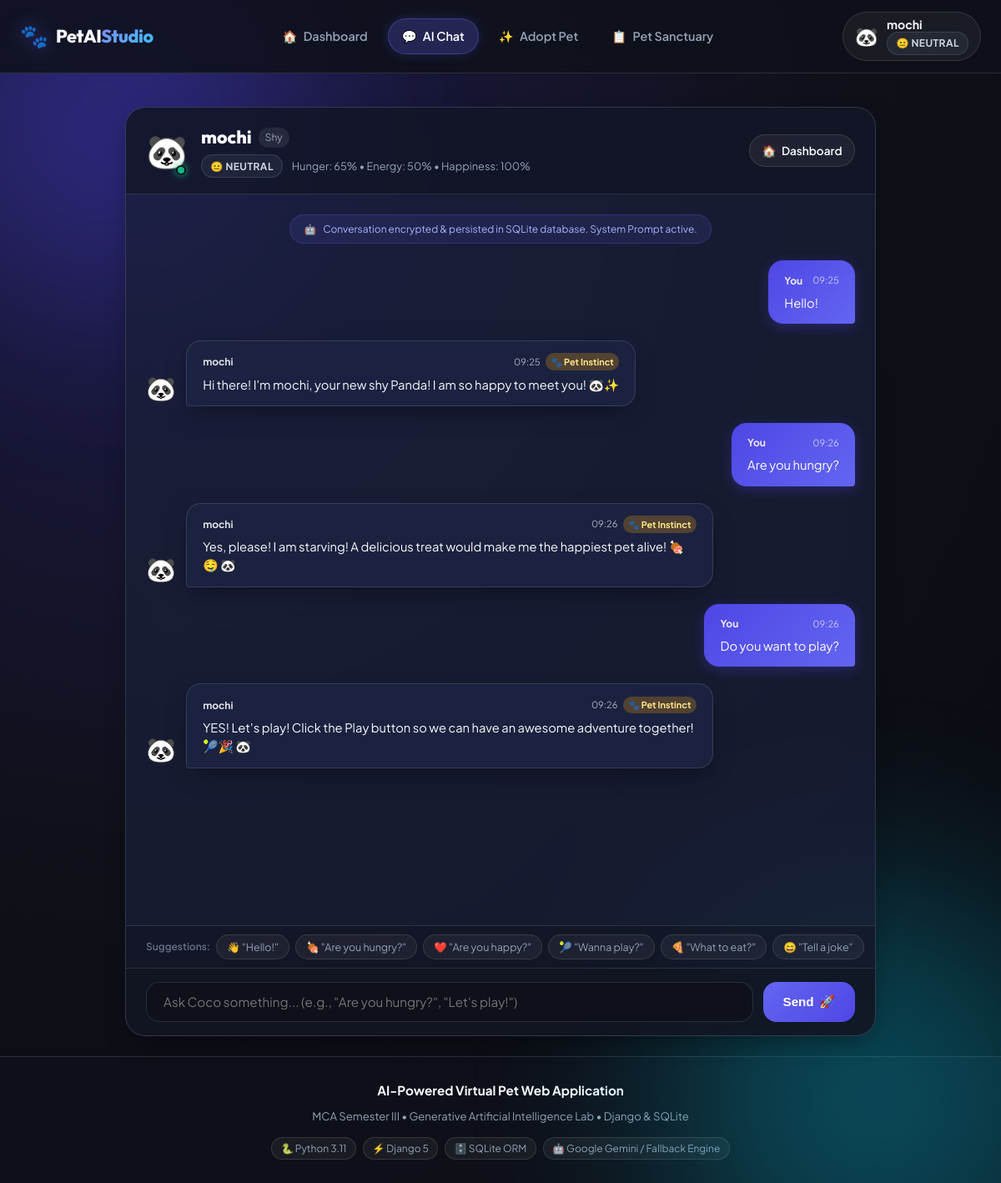
Page /chat/ on the committed database.
### pet/models.py (models this page shows, shortened)
class Pet(models.Model):
    PET_TYPE_CHOICES = [
        ('Cat', 'Cat 🐱'),
        ('Dog', 'Dog 🐶'),
        ('Rabbit', 'Rabbit 🐰'),
        ('Panda', 'Panda 🐼'),
    ]
    PERSONALITY_CHOICES = [
        ('Friendly', 'Friendly 😊'),
        ('Playful', 'Playful 🎾'),
        ('Shy', 'Shy 🙈'),
        ('Curious', 'Curious 🔍'),
    ]
    MOOD_CHOICES = [
        ('Happy', 'Happy 😊'),
        ('Excited', 'Excited 🤩'),
        ('Hungry', 'Hungry 🍖'),
        ('Sleepy', 'Sleepy 😴'),
        ('Sad', 'Sad 🥺'),
        ('Playful', 'Playful 🎾'),
        ('Neutral', 'Neutral 😐'),
    ]
    name = models.CharField(max_length=60, help_text="The pet's customizable name")
    pet_type = models.CharField(max_length=20, choices=PET_TYPE_CHOICES, default='Cat')
    personality = models.CharField(max_length=20, choices=PERSONALITY_CHOICES, default='Friendly')
    hunger = models.IntegerField(
        default=30,
        validators=[MinValueValidator(0), MaxValueValidator(100)],
        help_text="0 (Full) to 100 (Starving)"
    )
    happiness = models.IntegerField(
        default=80,
        validators=[MinValueValidator(0), MaxValueValidator(100)],
        help_text="0 (Very Unhappy) to 100 (Very Happy)"
    )
    energy = models.IntegerField(
        default=80,
        validators=[MinValueValidator(0), MaxValueValidator(100)],
        help_text="0 (Exhausted) to 100 (Fully Energetic)"
    )
    mood = models.CharField(max_length=20, choices=MOOD_CHOICES, default='Happy')
    created_at = models.DateTimeField(auto_now_add=True)
    updated_at = models.DateTimeField(auto_now=True)
    class Meta:
        ordering = ['-created_at']
        verbose_name = 'Virtual Pet'
        verbose_name_plural = 'Virtual Pets'
    @property
    def pet_emoji(self):
        emoji_map = {
            'Cat': '🐱',
            'Dog': '🐶',
            'Rabbit': '🐰',
            'Panda': '🐼',
        }
        return emoji_map.get(self.pet_type, '🐾')
    @property
    def mood_emoji(self):
        mood_map = {
            'Happy': '😊',
            'Excited': '🤩',
            'Hungry': '🤤',
            'Sleepy': '😴',
            'Sad': '🥺',
            'Playful': '🎾',
            'Neutral': '😐',
        }
        return mood_map.get(self.mood, '😊')
    @property
    def mood_badge_class(self):
        return f"badge-mood-{self.mood.lower()}"

class Interaction(models.Model):
    INTERACTION_TYPES = [
        ('FEED', 'Feeding 🍖'),
        ('PLAY', 'Playing 🎾'),
        ('CHAT', 'Chat 💬'),
        ('REST', 'Resting 💤'),
    ]
    pet = models.ForeignKey(Pet, on_delete=models.CASCADE, related_name='interactions')
    interaction_type = models.CharField(max_length=20, choices=INTERACTION_TYPES)
    user_message = models.TextField(blank=True, default='', help_text="User's input message or prompt")
    pet_response = models.TextField(help_text="Pet's response message")
    is_ai_generated = models.BooleanField(
        default=False,
        help_text="True if generated by an actual Generative AI API, False if generated by fallback rule system"
    )
    created_at = models.DateTimeField(auto_now_add=True)
    class Meta:
        ordering = ['-created_at']
        verbose_name = 'Pet Interaction'
        verbose_name_plural = 'Pet Interactions'

### pet/views.py (the view, shortened to what this page needs)
# urls.py: path('chat/', views.chat_view, name='chat'),
def chat_view(request):
    pet = get_current_pet(request)
    if not pet:
        return redirect('create_pet')
    chat_messages = pet.interactions.filter(interaction_type='CHAT').order_by('created_at')
    chat_form = ChatMessageForm()
    context = {
        'pet': pet,
        'chat_messages': chat_messages,
        'chat_form': chat_form,
    }
    return render(request, 'pet/chat.html', context)

### pet/forms.py
class ChatMessageForm(forms.Form):
    message = forms.CharField(
        max_length=500,
        widget=forms.TextInput(attrs={
            'class': 'chat-input-field',
            'placeholder': 'Ask Coco something... (e.g., "Are you hungry?", "Let\'s play!")',
            'autocomplete': 'off',
            'required': True,
            'id': 'chat-user-message-input',
        })
    )

### pet/views.py (called while the page is built)
def get_current_pet(request):
    pet_id = request.session.get('active_pet_id')
    if pet_id:
        try:
            return Pet.objects.get(id=pet_id)
        except Pet.DoesNotExist:
            pass
    pet = Pet.objects.first()
    if pet:
        request.session['active_pet_id'] = pet.id
    return pet

### pet/templates/pet/chat.html (shortened to what this page needs)
{% extends 'pet/base.html' %}
{% load static %}
{% block content %}
<div class="chat-page-container">
    <div class="chat-window-card glass-panel" id="chat-window-card">
        <div class="chat-header-bar">
            <div class="chat-header-pet-profile">
                <div class="chat-avatar-wrapper">
                    <span class="chat-avatar-emoji">{{ pet.pet_emoji }}</span>
                    <span class="online-indicator" title="Online & Attentive"></span>
                </div>
                <div class="chat-header-details">
                    <div class="name-row">
                        <h1 class="chat-pet-name">{{ pet.name }}</h1>
                        <span class="chat-personality-tag">{{ pet.personality }}</span>
                    </div>
                    <div class="chat-status-row">
                        <span class="mood-pill {{ pet.mood_badge_class }}">
                            {{ pet.mood_emoji }} {{ pet.mood }}
                        </span>
                        <span class="chat-status-text">
                            Hunger: {{ pet.hunger }}% &bull; Energy: {{ pet.energy }}% &bull; Happiness: {{ pet.happiness }}%
                        </span>
                    </div>
                </div>
            </div>
            <div class="chat-header-actions">
                <a href="{% url 'home' %}" class="btn-chat-nav" title="Back to Dashboard">
                    <span>🏠</span> Dashboard
                </a>
            </div>
        </div>
        <div class="chat-messages-viewport" id="chat-messages-container">
            <div class="chat-system-notice">
                <span class="system-icon">🤖</span>
                <span>Conversation encrypted & persisted in SQLite database. System Prompt active.</span>
            </div>
            {% for msg in chat_messages %}
                {% if msg.user_message %}
                <div class="chat-bubble-row user-row">
                    <div class="chat-bubble user-bubble">
                        <div class="bubble-header">
                            <span class="bubble-sender">You</span>
                            <span class="bubble-time">{{ msg.created_at|date:"H:i" }}</span>
                        </div>
                        <p class="bubble-text">{{ msg.user_message }}</p>
                    </div>
                </div>
                {% endif %}
                <div class="chat-bubble-row pet-row">
                    <div class="bubble-avatar-col">
                        <span class="bubble-pet-avatar">{{ pet.pet_emoji }}</span>
                    </div>
                    <div class="chat-bubble pet-bubble">
                        <div class="bubble-header">
                            <span class="bubble-sender">{{ pet.name }}</span>
                            <div class="bubble-meta-tags">
                                <span class="bubble-time">{{ msg.created_at|date:"H:i" }}</span>
                                {% if msg.is_ai_generated %}
                                    <span class="tag-ai-badge">✨ AI Generated</span>
                                {% else %}
                                    <span class="tag-fallback-badge">🐾 Pet Instinct</span>
                                {% endif %}
                            </div>
                        </div>
                        <p class="bubble-text">{{ msg.pet_response }}</p>
                    </div>
                </div>
            {% empty %}
                <div class="chat-empty-state" id="chat-empty-state">
                    <span class="empty-icon">💬</span>
                    <h3>Start a Conversation with {{ pet.name }}!</h3>
                    <p>Ask how they feel, what they'd like to eat, or if they want to play!</p>
                </div>
            {% endfor %}
        </div>
        <div class="chat-suggestions-tray">
            <span class="suggestion-label">Suggestions:</span>
            <button type="button" class="suggestion-chip" onclick="sendSuggestion('Hello! How are you?')">👋 "Hello!"</button>
            <button type="button" class="suggestion-chip" onclick="sendSuggestion('Are you hungry?')">🍖 "Are you hungry?"</button>
            <button type="button" class="suggestion-chip" onclick="sendSuggestion('Are you happy?')">❤️ "Are you happy?"</button>
            <button type="button" class="suggestion-chip" onclick="sendSuggestion('Do you want to play?')">🎾 "Wanna play?"</button>
            <button type="button" class="suggestion-chip" onclick="sendSuggestion('What do you want to eat?')">🍕 "What to eat?"</button>
            <button type="button" class="suggestion-chip" onclick="sendSuggestion('Tell me a funny joke!')">😄 "Tell a joke"</button>
        </div>
        <div class="chat-input-bar">
            <form action="{% url 'chat' %}" method="POST" class="chat-submit-form" id="chat-form">
                <div class="input-controls-wrapper">
                    {{ chat_form.message }}
                    <button type="submit" class="chat-send-button" id="chat-send-btn">
                        <span class="send-text">Send</span>
                        <span class="send-icon">🚀</span>
                    </button>
                </div>
            </form>
        </div>
    </div>
</div>
{% endblock %}

### pet/templates/pet/base.html (shortened to what this page needs)
<!DOCTYPE html>
<html lang="en">
<head>
    {% load static %}
    <link rel="stylesheet" href="{% static 'pet/css/style.css' %}">
</head>
<body>
    <div class="glow-orb orb-1"></div>
    <div class="glow-orb orb-2"></div>
    <header class="app-header">
        <div class="header-container">
            <a href="{% url 'home' %}" class="brand-logo" id="nav-brand-logo">
                <span class="brand-icon">🐾</span>
                <span class="brand-text">PetAI<span class="brand-accent">Studio</span></span>
            </a>
            <nav class="nav-links">
                <a href="{% url 'home' %}" class="nav-item {% if request.resolver_match.url_name == 'home' %}active{% endif %}" id="nav-home-link">
                    <span class="nav-icon">🏠</span> Dashboard
                </a>
                <a href="{% url 'chat' %}" class="nav-item {% if request.resolver_match.url_name == 'chat' %}active{% endif %}" id="nav-chat-link">
                    <span class="nav-icon">💬</span> AI Chat
                </a>
                <a href="{% url 'create_pet' %}" class="nav-item {% if request.resolver_match.url_name == 'create_pet' %}active{% endif %}" id="nav-create-link">
                    <span class="nav-icon">✨</span> Adopt Pet
                </a>
                <a href="{% url 'list_pets' %}" class="nav-item {% if request.resolver_match.url_name == 'list_pets' %}active{% endif %}" id="nav-pets-link">
                    <span class="nav-icon">📋</span> Pet Sanctuary
                </a>
            </nav>
            {% if pet %}
            <div class="header-pet-status" id="header-pet-badge">
                <span class="header-pet-avatar">{{ pet.pet_emoji }}</span>
                <div class="header-pet-info">
                    <span class="header-pet-name">{{ pet.name }}</span>
                    <span class="header-pet-mood mood-pill {{ pet.mood_badge_class }}">
                        {{ pet.mood_emoji }} {{ pet.mood }}
                    </span>
                </div>
            </div>
            {% endif %}
        </div>
    </header>
    <main class="main-content">
        {% block content %}{% endblock %}
    </main>
    <footer class="app-footer">
        <div class="footer-container">
            <p class="footer-title">AI-Powered Virtual Pet Web Application</p>
            <p class="footer-subtitle">MCA Semester III &bull; Generative Artificial Intelligence Lab &bull; Django & SQLite</p>
            <div class="footer-badges">
                <span class="tech-tag">🐍 Python 3.11</span>
                <span class="tech-tag">⚡ Django 5</span>
                <span class="tech-tag">🗄️ SQLite ORM</span>
                <span class="tech-tag">🤖 Google Gemini / Fallback Engine</span>
            </div>
        </div>
    </footer>
</body>
</html>

### rows in the picture
Pet: pet_emoji "🐼", name "mochi", mood_emoji "😐", mood "NEUTRAL", personality "Shy", hunger "65", energy "50", happiness "100"
Interaction: created_at "09:25", user_message "Hello!", is_ai_generated "🐾 Pet Instinct", pet_response "Hi there! I'm mochi, your new shy Panda! I am so happy to meet you! 🐼✨"
Interaction: created_at "09:26", user_message "Are you hungry?", is_ai_generated "🐾 Pet Instinct", pet_response "Yes, please! I am starving! A delicious treat would make me the happiest pet alive! 🍖🤤 🐼"
Interaction: created_at "09:26", user_message "Do you want to play?", is_ai_generated "🐾 Pet Instinct", pet_response "YES! Let's play! Click the Play button so we can have an awesome adventure together! 🎾🎉 🐼"
